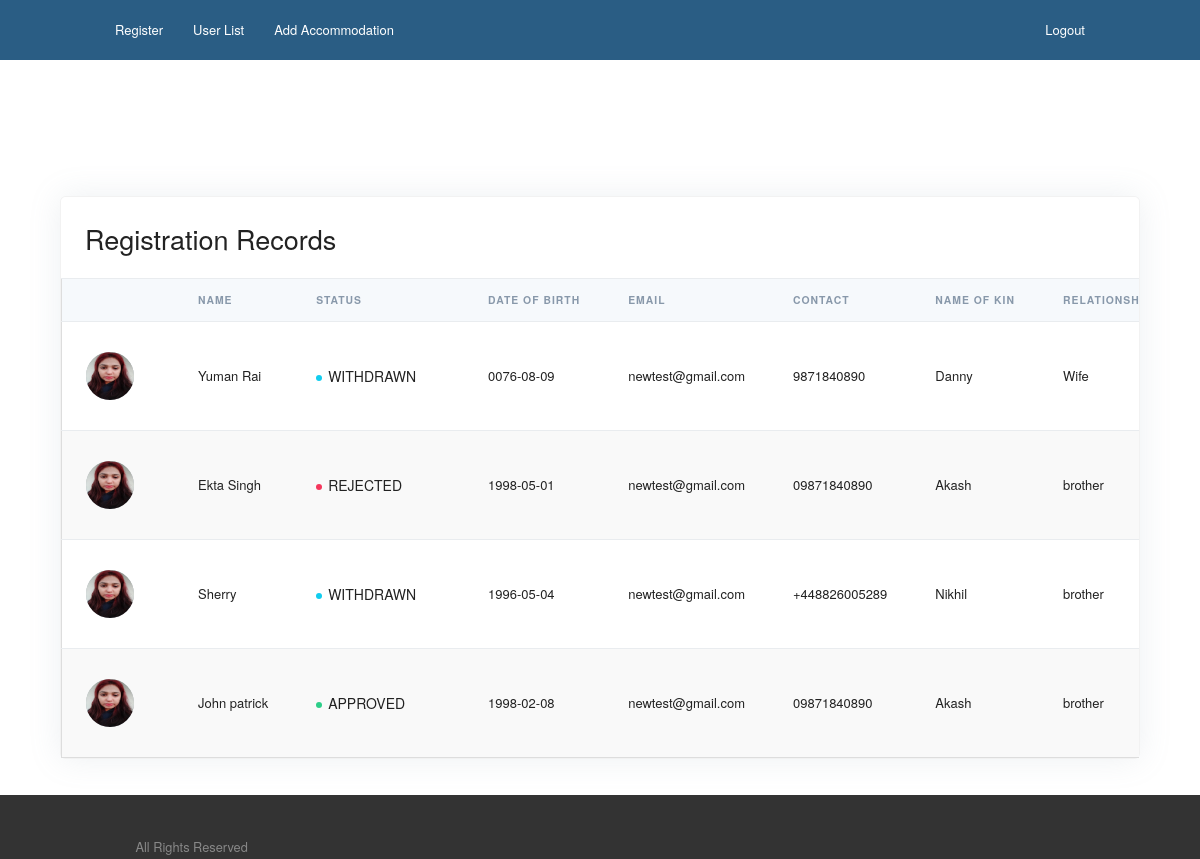
The page /phpregister/adminDashboard.php (signed in) on the database its author committed.
### tables this page shows
CREATE TABLE `Registration` (
  `reg_id` int(255) NOT NULL,
  `name` varchar(255) NOT NULL,
  `dob` varchar(255) NOT NULL,
  `email` varchar(255) NOT NULL,
  `phone` varchar(255) NOT NULL,
  `kin_name` varchar(255) NOT NULL,
  `kin_relationship` varchar(255) NOT NULL,
  `passport` varchar(255) NOT NULL,
  `illness` varchar(255) NOT NULL,
  `last_address` varchar(255) NOT NULL,
  `source` varchar(255) NOT NULL,
  `source_address` varchar(255) NOT NULL,
  `status` enum('PENDING','APPROVED','WITHDRAWN','REJECTED') NOT NULL,
  `accommodation` varchar(4000) NOT NULL
);

### htdocs/phpregister/adminDashboard.php (the view, shortened to what this page needs)
<!doctype html>
<html lang="en">
<head>
	<link href="/dashboard/stylesheets/normalize.css" rel="stylesheet" type="text/css" /><link href="/dashboard/stylesheets/all.css" rel="stylesheet" type="text/css" />
	<link href="//cdnjs.cloudflare.com/ajax/libs/font-awesome/3.1.0/css/font-awesome.min.css" rel="stylesheet" type="text/css" />
</head>
<body class="index">
	<header class="header contain-to-grid">
		<nav class="top-bar" data-topbar>
			<section class="top-bar-section">
				<ul class="left">
					<li class="item "><a href="/phpregister/register.php">Register</a></li>
				</ul>
				<ul class="left">
					<li class="item "><a href="/phpregister/userList.php">User List</a></li>
				</ul>
				<ul class="left">
					<li class="item "><a href="/phpregister/accommodation.php">Add Accommodation</a></li>
				</ul>
				<ul class="right">
					<li class="item "><a href="../phplogin/logout.php">Logout</a></li>
				</ul>
			</section>
		</nav>
	</header>
	<div class="wrapper">
		<div class="main-content">
			<div class="container mt-7">
				<div class="col">
					<div class="card shadow">
						<div class="card-header border-0">
							<h3 class="mb-0">Registration Records</h3>
						</div>
						<div class="table-responsive">
							<table class="table align-items-center table-flush">
								<thead class="thead-light">
									<tr>
										<th scope="col"></th>
										<th scope="col">Name</th>
										<th scope="col">Status</th>
										<th scope="col">Date of Birth</th>
										<th scope="col">Email</th>
										<th scope="col">Contact</th>
										<th scope="col">Name of Kin</th>
										<th scope="col">Relationship with Kin</th>
									</tr>
								</thead>
								<tbody>
									<?php
									include('../con/connection.php');
									$sql = "Select * from Registration";
									$result = mysqli_query($conn, $sql);
									while($row = $result->fetch_assoc()){
										echo '<tr><th scope="row"><div class="media align-items-center"><a href="#" class="avatar rounded-circle mr-3"><img alt="Image placeholder" src="../dashboard/images/'.$row["passport"].'.jpg"></a></div></th>';
										echo '<td>'.$row["name"].'</td>';
										$status_color = "bg-warning";
										if($row["status"] == 'APPROVED'){
											$status_color = "bg-success";
										} elseif ($row["status"] == 'WITHDRAWN') {
											$status_color = "bg-info";
										} elseif ($row["status"] == 'REJECTED') {
											$status_color = "bg-danger";
										}
										echo '<td><span class="badge badge-dot mr-4"><i class="'.$status_color.'"></i>' . $row["status"] . '</span></td>';
										echo '<td>'.$row["dob"].'</td>';
										echo '<td>'.$row["email"].'</td>';
										echo '<td>'.$row["phone"].'</td>';
										echo '<td>'.$row["kin_name"].'</td>';
										echo '<td>'.$row["kin_relationship"].'</td>';
        								if($row["status"] == 'PENDING'){
        									echo '<td><button style="background:green;" class="action-button" data-id="' . $row["reg_id"] . '">APPROVE</button></td>';
        									echo '<td><button style="background:red;" class="action-button" data-id="' . $row["reg_id"] . '">REJECT</button></td></tr>';
        								} elseif($row["status"] == 'APPROVED'){
        									echo '<td><button style="background:red;" class="action-button" data-id="' . $row["reg_id"] . '">REJECT</button></td></tr>';
        								} elseif($row["status"] == 'REJECTED') {
        									echo '<td><button style="background:green;" class="action-button" data-id="' . $row["reg_id"] . '">APPROVE</button></td>';
        								}
									}
									?>
								</tbody>
							</table>
						</div>
					</div>
				</div>
			</div>
		</div>
	</div>
<footer class="footer">
	<div class="columns">
		<div class="footer_lists-container row collapse">
			<div class="footer_social columns large-2">
				<p class="footer_copyright">All Rights Reserved</p>
			</div>
			<ul class="footer_links columns large-9">
			</ul>
		</div>
	</div>
</footer>
</body>
</html>

### rows shown on the page
registration: passport (picture), name "Yuman Rai", status "WITHDRAWN", dob "0076-08-09", email "newtest@gmail.com", phone "9871840890", kin_name "Danny", kin_relationship "Wife"
registration: passport (picture), name "Ekta Singh", status "REJECTED", dob "1998-05-01", email "newtest@gmail.com", phone "09871840890", kin_name "Akash", kin_relationship "brother"
registration: passport (picture), name "Sherry", status "WITHDRAWN", dob "1996-05-04", email "newtest@gmail.com", phone "+448826005289", kin_name "Nikhil", kin_relationship "brother"
registration: passport (picture), name "John patrick", status "APPROVED", dob "1998-02-08", email "newtest@gmail.com", phone "09871840890", kin_name "Akash", kin_relationship "brother"
